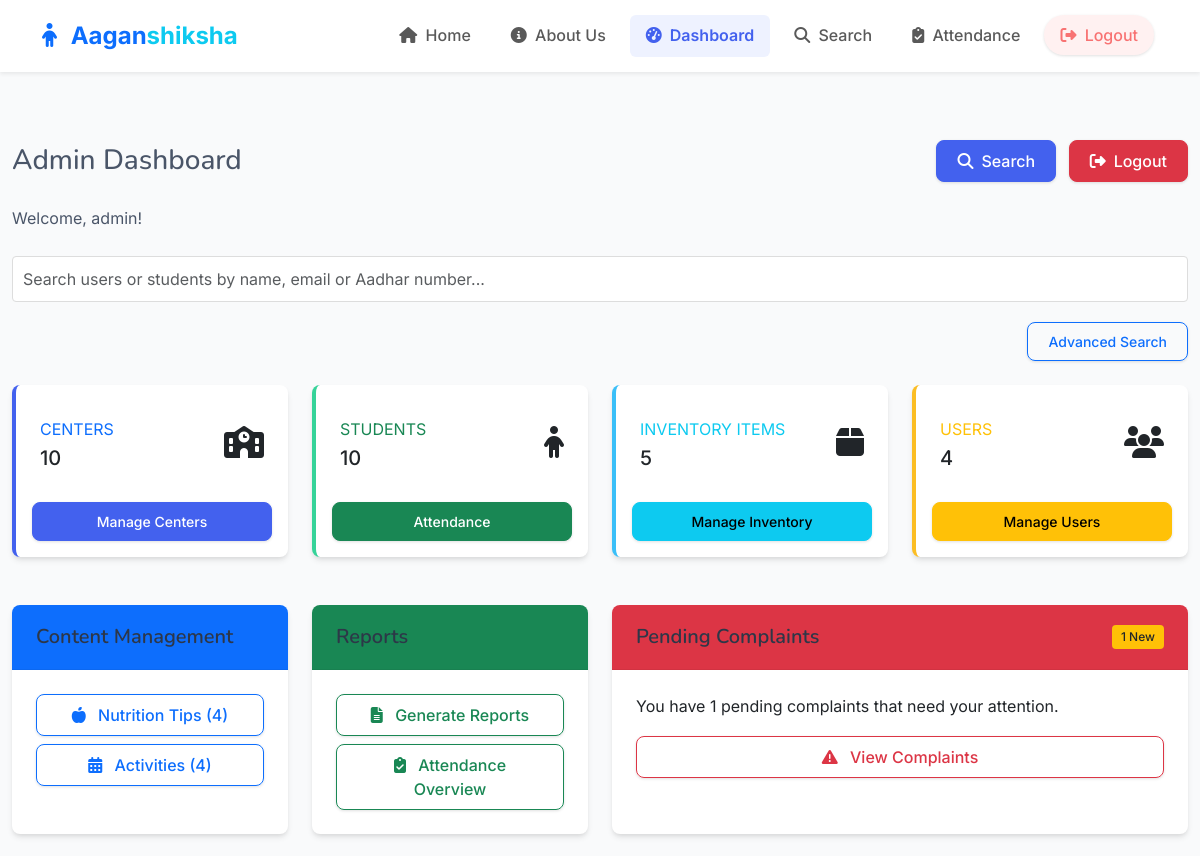
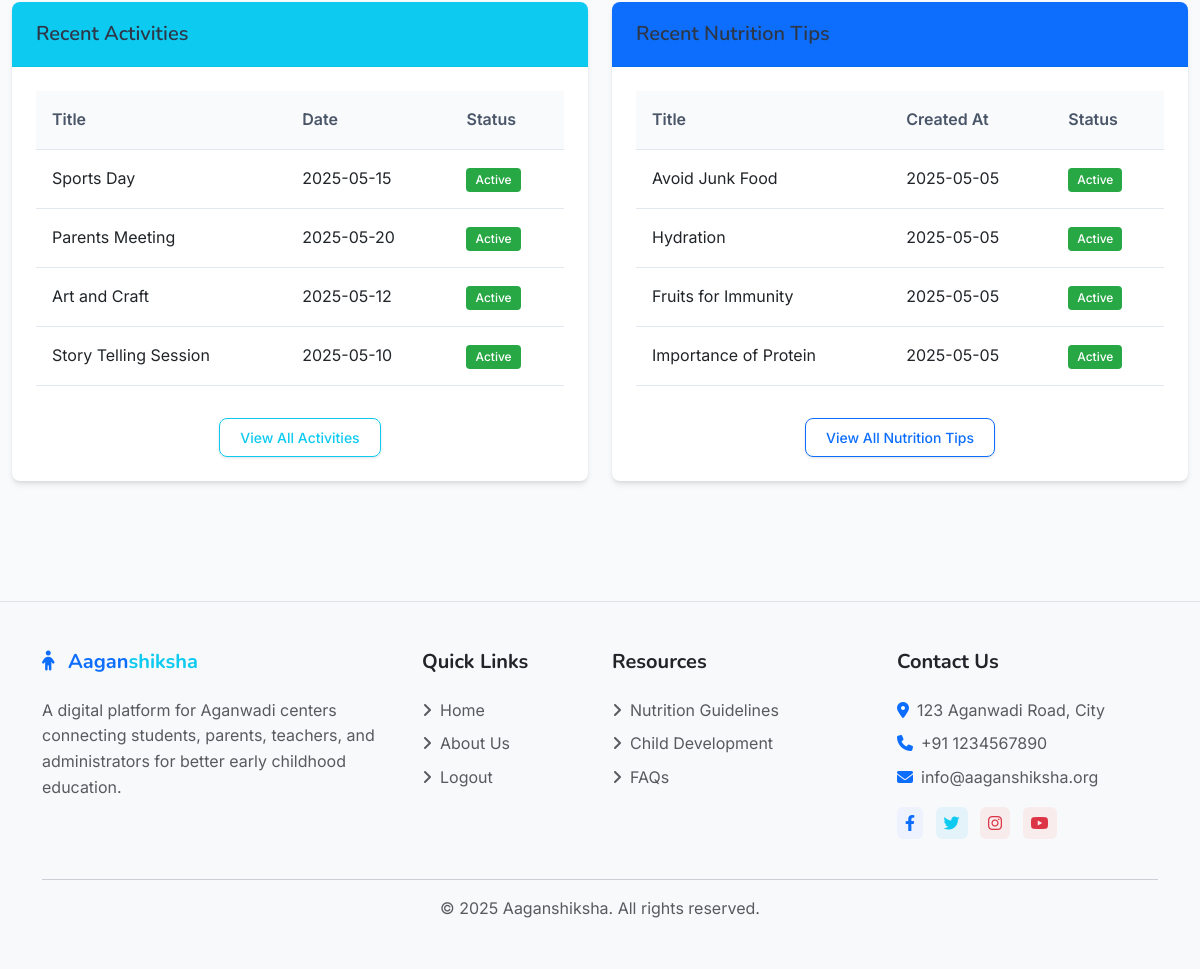
The app's page /admin/dashboard (signed in) with its own data (2 pictures, top to bottom).
### models.py (models this page shows, shortened)
class User(UserMixin, db.Model):
    id = db.Column(db.Integer, primary_key=True)
    username = db.Column(db.String(64), unique=True, nullable=False)
    email = db.Column(db.String(120), unique=True, nullable=False)
    password_hash = db.Column(db.String(256), nullable=False)
    role = db.Column(db.String(20), nullable=False)  # 'admin', 'teacher'
    aadhar_number = db.Column(db.String(12), unique=True, nullable=False)
    created_at = db.Column(db.DateTime, default=datetime.utcnow)
    center_id = db.Column(db.Integer, db.ForeignKey('center.id'), nullable=True)  # Only required for teachers
    center = db.relationship('Center', backref='teachers', lazy=True)
    complaints = db.relationship('Complaint', backref='author', lazy=True)
    nutrition_tips = db.relationship('NutritionTip', backref='created_by', lazy=True)
    activities = db.relationship('Activity', backref='created_by', lazy=True)

class Activity(db.Model):
    id = db.Column(db.Integer, primary_key=True, autoincrement=True)
    title = db.Column(db.String(100), nullable=False)
    description = db.Column(db.Text, nullable=False)
    date = db.Column(db.Date, nullable=False)
    user_id = db.Column(db.Integer, db.ForeignKey('user.id'), nullable=False)
    created_at = db.Column(db.DateTime, default=datetime.utcnow)
    updated_at = db.Column(db.DateTime, default=datetime.utcnow, onupdate=datetime.utcnow)
    is_active = db.Column(db.Boolean, default=True)

class NutritionTip(db.Model):
    id = db.Column(db.Integer, primary_key=True, autoincrement=True)
    title = db.Column(db.String(100), nullable=False)
    content = db.Column(db.Text, nullable=False)
    user_id = db.Column(db.Integer, db.ForeignKey('user.id'), nullable=False)
    created_at = db.Column(db.DateTime, default=datetime.utcnow)
    updated_at = db.Column(db.DateTime, default=datetime.utcnow, onupdate=datetime.utcnow)
    is_active = db.Column(db.Boolean, default=True)

### routes/admin.py (the view)
@admin_bp.route('/dashboard')
@login_required
@admin_required
def dashboard():
    users_count = User.query.count()
    centers_count = Center.query.count()
    students_count = Student.query.count()
    inventory_count = Inventory.query.count()
    tips_count = NutritionTip.query.count()
    activities_count = Activity.query.count()
    complaints_count = Complaint.query.filter_by(status='pending').count()
    recent_activities = Activity.query.order_by(Activity.created_at.desc()).limit(5).all()
    recent_tips = NutritionTip.query.order_by(NutritionTip.created_at.desc()).limit(5).all()
    return render_template('admin/dashboard.html',
                           users_count=users_count,
                           centers_count=centers_count,
                           students_count=students_count,
                           inventory_count=inventory_count,
                           tips_count=tips_count,
                           activities_count=activities_count,
                           complaints_count=complaints_count,
                           recent_activities=recent_activities,
                           recent_tips=recent_tips)

### templates/admin/dashboard.html (shortened to what this page needs)
{% extends 'base.html' %}
{% block head %}
<link rel="stylesheet" href="https://cdnjs.cloudflare.com/ajax/libs/Chart.js/2.9.4/Chart.min.css">
{% endblock %}
{% block content %}
<div class="container-fluid py-4">
    <div class="row mb-4">
        <div class="col">
            <div class="d-flex justify-content-between align-items-center mb-4">
                <h1 class="h3 mb-0">Admin Dashboard</h1>
                <div>
                    <a href="{{ url_for('admin.search') }}" class="btn btn-primary me-2">
                        <i class="fas fa-search me-2"></i>Search
                    </a>
                    <a href="{{ url_for('auth.logout') }}" class="btn btn-danger">
                        <i class="fas fa-sign-out-alt me-2"></i>Logout
                    </a>
                </div>
            </div>
            <p class="mb-0">Welcome, {{ current_user.username }}!</p>
        </div>
    </div>
    <div class="mb-4">
        <div class="search-container">
            <input type="text" id="searchInput" class="form-control search-input" placeholder="Search users or students by name, email or Aadhar number...">
        </div>
        <div class="text-end mt-2">
            <a href="{{ url_for('admin.search') }}" class="btn btn-sm btn-outline-primary">Advanced Search</a>
        </div>
    </div>
    <div class="row mb-4">
        <div class="col-xl-3 col-md-6 mb-4">
            <div class="card border-left-primary h-100 py-2">
                <div class="card-body">
                    <div class="row no-gutters align-items-center">
                        <div class="col mr-2">
                            <div class="text-xs font-weight-bold text-primary text-uppercase mb-1">
                                Centers</div>
                            <div class="h5 mb-0 font-weight-bold">{{ centers_count }}</div>
                        </div>
                        <div class="col-auto">
                            <i class="fas fa-school fa-2x text-gray-300"></i>
                        </div>
                    </div>
                </div>
                <div class="card-footer bg-transparent border-0">
                    <a href="{{ url_for('admin.centers') }}" class="btn btn-sm btn-primary w-100">
                        Manage Centers
                    </a>
                </div>
            </div>
        </div>
        <div class="col-xl-3 col-md-6 mb-4">
            <div class="card border-left-success h-100 py-2">
                <div class="card-body">
                    <div class="row no-gutters align-items-center">
                        <div class="col mr-2">
                            <div class="text-xs font-weight-bold text-success text-uppercase mb-1">
                                Students</div>
                            <div class="h5 mb-0 font-weight-bold">{{ students_count }}</div>
                        </div>
                        <div class="col-auto">
                            <i class="fas fa-child fa-2x text-gray-300"></i>
                        </div>
                    </div>
                </div>
                <div class="card-footer bg-transparent border-0">
                    <a href="{{ url_for('attendance.index') }}" class="btn btn-sm btn-success w-100">
                        Attendance
                    </a>
                </div>
            </div>
        </div>
        <div class="col-xl-3 col-md-6 mb-4">
            <div class="card border-left-info h-100 py-2">
                <div class="card-body">
                    <div class="row no-gutters align-items-center">
                        <div class="col mr-2">
                            <div class="text-xs font-weight-bold text-info text-uppercase mb-1">
                                Inventory Items</div>
                            <div class="h5 mb-0 font-weight-bold">{{ inventory_count }}</div>
                        </div>
                        <div class="col-auto">
                            <i class="fas fa-box fa-2x text-gray-300"></i>
                        </div>
                    </div>
                </div>
                <div class="card-footer bg-transparent border-0">
                    <a href="{{ url_for('admin.inventory') }}" class="btn btn-sm btn-info w-100">
                        Manage Inventory
                    </a>
                </div>
            </div>
        </div>
        <div class="col-xl-3 col-md-6 mb-4">
            <div class="card border-left-warning h-100 py-2">
                <div class="card-body">
                    <div class="row no-gutters align-items-center">
                        <div class="col mr-2">
                            <div class="text-xs font-weight-bold text-warning text-uppercase mb-1">
                                Users</div>
                            <div class="h5 mb-0 font-weight-bold">{{ users_count }}</div>
                        </div>
                        <div class="col-auto">
                            <i class="fas fa-users fa-2x text-gray-300"></i>
                        </div>
                    </div>
                </div>
                <div class="card-footer bg-transparent border-0">
                    <a href="{{ url_for('admin.users') }}" class="btn btn-sm btn-warning w-100">
                        Manage Users
                    </a>
                </div>
            </div>
        </div>
    </div>
    <div class="row">
        <div class="col-xl-3 col-md-6 mb-4">
            <div class="card h-100">
                <div class="card-header bg-primary text-white">
                    <h5 class="mb-0">Content Management</h5>
                </div>
                <div class="card-body">
                    <div class="d-grid gap-2">
                        <a href="{{ url_for('admin.nutrition') }}" class="btn btn-outline-primary">
                            <i class="fas fa-apple-alt me-2"></i> Nutrition Tips ({{ tips_count }})
                        </a>
                        <a href="{{ url_for('admin.activities') }}" class="btn btn-outline-primary">
                            <i class="fas fa-calendar-alt me-2"></i> Activities ({{ activities_count }})
                        </a>
                    </div>
                </div>
            </div>
        </div>
        <div class="col-xl-3 col-md-6 mb-4">
            <div class="card h-100">
                <div class="card-header bg-success text-white">
                    <h5 class="mb-0">Reports</h5>
                </div>
                <div class="card-body">
                    <div class="d-grid gap-2">
                        <a href="{{ url_for('admin.reports') }}" class="btn btn-outline-success">
                            <i class="fas fa-file-alt me-2"></i> Generate Reports
                        </a>
                        <a href="{{ url_for('attendance.index') }}" class="btn btn-outline-success">
                            <i class="fas fa-clipboard-check me-2"></i> Attendance Overview
                        </a>
                    </div>
                </div>
            </div>
        </div>
        <div class="col-xl-6 col-md-12 mb-4">
            <div class="card h-100">
                <div class="card-header bg-danger text-white d-flex justify-content-between align-items-center">
                    <h5 class="mb-0">Pending Complaints</h5>
                    <span class="badge bg-warning">{{ complaints_count }} New</span>
                </div>
                <div class="card-body">
                    {% if complaints_count > 0 %}
                        <p>You have {{ complaints_count }} pending complaints that need your attention.</p>
                        <div class="d-grid">
                            <a href="{{ url_for('admin.complaints') }}" class="btn btn-outline-danger">
                                <i class="fas fa-exclamation-triangle me-2"></i> View Complaints
                            </a>
                        </div>
                    {% else %}
                        <p>You have no pending complaints at this time.</p>
                    {% endif %}
                </div>
            </div>
        </div>
    </div>
    <div class="row">
        <div class="col-xl-6 mb-4">
            <div class="card h-100">
                <div class="card-header bg-info text-white">
                    <h5 class="mb-0">Recent Activities</h5>
                </div>
                <div class="card-body">
                    <div class="table-responsive">
                        <table class="table table-hover">
                            <thead>
                                <tr>
                                    <th>Title</th>
                                    <th>Date</th>
                                    <th>Status</th>
                                </tr>
                            </thead>
                            <tbody>
                                {% for activity in recent_activities %}
                                    <tr>
                                        <td>{{ activity.title }}</td>
                                        <td>{{ activity.date.strftime('%Y-%m-%d') }}</td>
                                        <td>
                                            {% if activity.is_active %}
                                                <span class="badge bg-success">Active</span>
                                            {% else %}
                                                <span class="badge bg-secondary">Inactive</span>
                                            {% endif %}
                                        </td>
                                    </tr>
                                {% endfor %}
                            </tbody>
                        </table>
                    </div>
                    <div class="text-center mt-3">
                        <a href="{{ url_for('admin.activities') }}" class="btn btn-sm btn-outline-info">View All Activities</a>
                    </div>
                </div>
            </div>
        </div>
        <div class="col-xl-6 mb-4">
            <div class="card h-100">
                <div class="card-header bg-primary text-white">
                    <h5 class="mb-0">Recent Nutrition Tips</h5>
                </div>
                <div class="card-body">
                    <div class="table-responsive">
                        <table class="table table-hover">
                            <thead>
                                <tr>
                                    <th>Title</th>
                                    <th>Created At</th>
                                    <th>Status</th>
                                </tr>
                            </thead>
                            <tbody>
                                {% for tip in recent_tips %}
                                    <tr>
                                        <td>{{ tip.title }}</td>
                                        <td>{{ tip.created_at.strftime('%Y-%m-%d') }}</td>
                                        <td>
                                            {% if tip.is_active %}
                                                <span class="badge bg-success">Active</span>
                                            {% else %}
                                                <span class="badge bg-secondary">Inactive</span>
                                            {% endif %}
                                        </td>
                                    </tr>
                                {% endfor %}
                            </tbody>
                        </table>
                    </div>
                    <div class="text-center mt-3">
                        <a href="{{ url_for('admin.nutrition') }}" class="btn btn-sm btn-outline-primary">View All Nutrition Tips</a>
                    </div>
                </div>
            </div>
        </div>
    </div>
</div>
{% endblock %}

### records on screen
User: username "admin"
Activity: title "Sports Day", date "2025-05-15", is_active "Active"
Activity: title "Parents Meeting", date "2025-05-20", is_active "Active"
Activity: title "Art and Craft", date "2025-05-12", is_active "Active"
Activity: title "Story Telling Session", date "2025-05-10", is_active "Active"
NutritionTip: title "Avoid Junk Food", created_at "2025-05-05", is_active "Active"
NutritionTip: title "Hydration", created_at "2025-05-05", is_active "Active"
NutritionTip: title "Fruits for Immunity", created_at "2025-05-05", is_active "Active"
NutritionTip: title "Importance of Protein", created_at "2025-05-05", is_active "Active"

### other values on screen
{{ centers_count }} "10"
{{ students_count }} "10"
{{ inventory_count }} "5"
{{ users_count }} "4"
{{ tips_count }} "4"
{{ activities_count }} "4"
{{ complaints_count }} "1"
{{ current_year|default(2025) }} "2025"
